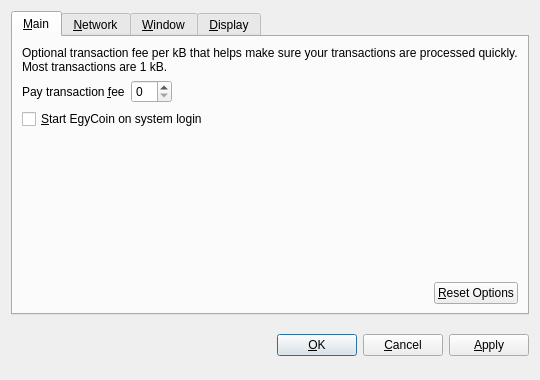
<?xml version="1.0" encoding="UTF-8"?>
<ui version="4.0">
 <class>OptionsDialog</class>
 <widget class="QDialog" name="OptionsDialog">
  <property name="geometry">
   <rect>
    <x>0</x>
    <y>0</y>
    <width>540</width>
    <height>380</height>
   </rect>
  </property>
  <property name="windowTitle">
   <string>Options</string>
  </property>
  <property name="modal">
   <bool>true</bool>
  </property>
  <layout class="QVBoxLayout" name="verticalLayout">
   <item>
    <widget class="QTabWidget" name="tabWidget">
     <property name="tabPosition">
      <enum>QTabWidget::North</enum>
     </property>
     <property name="currentIndex">
      <number>0</number>
     </property>
     <widget class="QWidget" name="tabMain">
      <attribute name="title">
       <string>&amp;Main</string>
      </attribute>
      <layout class="QVBoxLayout" name="verticalLayout_Main">
       <item>
        <widget class="QLabel" name="transactionFeeInfoLabel">
         <property name="text">
          <string>Optional transaction fee per kB that helps make sure your transactions are processed quickly. Most transactions are 1 kB.</string>
         </property>
         <property name="textFormat">
          <enum>Qt::PlainText</enum>
         </property>
         <property name="wordWrap">
          <bool>true</bool>
         </property>
        </widget>
       </item>
       <item>
        <layout class="QHBoxLayout" name="horizontalLayout_1_Main">
         <item>
          <widget class="QLabel" name="transactionFeeLabel">
           <property name="text">
            <string>Pay transaction &amp;fee</string>
           </property>
           <property name="textFormat">
            <enum>Qt::PlainText</enum>
           </property>
           <property name="buddy">
            <cstring>transactionFee</cstring>
           </property>
          </widget>
         </item>
         <item>
          <widget class="BitcoinAmountField" name="transactionFee"/>
         </item>
         <item>
          <spacer name="horizontalSpacer_1_Main">
           <property name="orientation">
            <enum>Qt::Horizontal</enum>
           </property>
           <property name="sizeHint" stdset="0">
            <size>
             <width>40</width>
             <height>20</height>
            </size>
           </property>
          </spacer>
         </item>
        </layout>
       </item>
       <item>
        <widget class="QCheckBox" name="bitcoinAtStartup">
         <property name="toolTip">
          <string>Automatically start EgyCoin after logging in to the system.</string>
         </property>
         <property name="text">
          <string>&amp;Start EgyCoin on system login</string>
         </property>
        </widget>
       </item>
       <item>
        <spacer name="verticalSpacer_Main">
         <property name="orientation">
          <enum>Qt::Vertical</enum>
         </property>
         <property name="sizeHint" stdset="0">
          <size>
           <width>20</width>
           <height>40</height>
          </size>
         </property>
        </spacer>
       </item>
       <item>
        <layout class="QHBoxLayout" name="horizontalLayout_2_Main">
         <item>
          <spacer name="horizontalSpacer_2_Main">
           <property name="orientation">
            <enum>Qt::Horizontal</enum>
           </property>
           <property name="sizeHint" stdset="0">
            <size>
             <width>40</width>
             <height>20</height>
            </size>
           </property>
          </spacer>
         </item>
         <item>
          <widget class="QPushButton" name="resetButton">
           <property name="toolTip">
            <string>Reset all client options to default.</string>
           </property>
           <property name="text">
            <string>&amp;Reset Options</string>
           </property>
           <property name="autoDefault">
            <bool>false</bool>
           </property>
          </widget>
         </item>
        </layout>
       </item>
      </layout>
     </widget>
     <widget class="QWidget" name="tabNetwork">
      <attribute name="title">
       <string>&amp;Network</string>
      </attribute>
      <layout class="QVBoxLayout" name="verticalLayout_Network">
       <item>
        <widget class="QCheckBox" name="mapPortUpnp">
         <property name="toolTip">
          <string>Automatically open the EgyCoin client port on the router. This only works when your router supports UPnP and it is enabled.</string>
         </property>
         <property name="text">
          <string>Map port using &amp;UPnP</string>
         </property>
        </widget>
       </item>
       <item>
        <widget class="QCheckBox" name="connectSocks">
         <property name="toolTip">
          <string>Connect to the EgyCoin network through a SOCKS proxy (e.g. when connecting through Tor).</string>
         </property>
         <property name="text">
          <string>&amp;Connect through SOCKS proxy:</string>
         </property>
        </widget>
       </item>
       <item>
        <layout class="QHBoxLayout" name="horizontalLayout_Network">
         <item>
          <widget class="QLabel" name="proxyIpLabel">
           <property name="text">
            <string>Proxy &amp;IP:</string>
           </property>
           <property name="textFormat">
            <enum>Qt::PlainText</enum>
           </property>
           <property name="buddy">
            <cstring>proxyIp</cstring>
           </property>
          </widget>
         </item>
         <item>
          <widget class="QValidatedLineEdit" name="proxyIp">
           <property name="maximumSize">
            <size>
             <width>140</width>
             <height>16777215</height>
            </size>
           </property>
           <property name="toolTip">
            <string>IP address of the proxy (e.g. 127.0.0.1)</string>
           </property>
          </widget>
         </item>
         <item>
          <widget class="QLabel" name="proxyPortLabel">
           <property name="text">
            <string>&amp;Port:</string>
           </property>
           <property name="textFormat">
            <enum>Qt::PlainText</enum>
           </property>
           <property name="buddy">
            <cstring>proxyPort</cstring>
           </property>
          </widget>
         </item>
         <item>
          <widget class="QLineEdit" name="proxyPort">
           <property name="maximumSize">
            <size>
             <width>55</width>
             <height>16777215</height>
            </size>
           </property>
           <property name="toolTip">
            <string>Port of the proxy (e.g. 9050)</string>
           </property>
          </widget>
         </item>
         <item>
          <widget class="QLabel" name="socksVersionLabel">
           <property name="text">
            <string>SOCKS &amp;Version:</string>
           </property>
           <property name="textFormat">
            <enum>Qt::PlainText</enum>
           </property>
           <property name="buddy">
            <cstring>socksVersion</cstring>
           </property>
          </widget>
         </item>
         <item>
          <widget class="QValueComboBox" name="socksVersion">
           <property name="toolTip">
            <string>SOCKS version of the proxy (e.g. 5)</string>
           </property>
          </widget>
         </item>
         <item>
          <spacer name="horizontalSpacer_Network">
           <property name="orientation">
            <enum>Qt::Horizontal</enum>
           </property>
           <property name="sizeHint" stdset="0">
            <size>
             <width>40</width>
             <height>20</height>
            </size>
           </property>
          </spacer>
         </item>
        </layout>
       </item>
       <item>
        <spacer name="verticalSpacer_Network">
         <property name="orientation">
          <enum>Qt::Vertical</enum>
         </property>
         <property name="sizeHint" stdset="0">
          <size>
           <width>20</width>
           <height>40</height>
          </size>
         </property>
        </spacer>
       </item>
      </layout>
     </widget>
     <widget class="QWidget" name="tabWindow">
      <attribute name="title">
       <string>&amp;Window</string>
      </attribute>
      <layout class="QVBoxLayout" name="verticalLayout_Window">
       <item>
        <widget class="QCheckBox" name="minimizeToTray">
         <property name="toolTip">
          <string>Show only a tray icon after minimizing the window.</string>
         </property>
         <property name="text">
          <string>&amp;Minimize to the tray instead of the taskbar</string>
         </property>
        </widget>
       </item>
       <item>
        <widget class="QCheckBox" name="minimizeOnClose">
         <property name="toolTip">
          <string>Minimize instead of exit the application when the window is closed. When this option is enabled, the application will be closed only after selecting Quit in the menu.</string>
         </property>
         <property name="text">
          <string>M&amp;inimize on close</string>
         </property>
        </widget>
       </item>
       <item>
        <spacer name="verticalSpacer_Window">
         <property name="orientation">
          <enum>Qt::Vertical</enum>
         </property>
         <property name="sizeHint" stdset="0">
          <size>
           <width>20</width>
           <height>40</height>
          </size>
         </property>
        </spacer>
       </item>
      </layout>
     </widget>
     <widget class="QWidget" name="tabDisplay">
      <attribute name="title">
       <string>&amp;Display</string>
      </attribute>
      <layout class="QVBoxLayout" name="verticalLayout_Display">
       <item>
        <layout class="QHBoxLayout" name="horizontalLayout_1_Display">
         <item>
          <widget class="QLabel" name="langLabel">
           <property name="text">
            <string>User Interface &amp;language:</string>
           </property>
           <property name="textFormat">
            <enum>Qt::PlainText</enum>
           </property>
           <property name="buddy">
            <cstring>lang</cstring>
           </property>
          </widget>
         </item>
         <item>
          <widget class="QValueComboBox" name="lang">
           <property name="toolTip">
            <string>The user interface language can be set here. This setting will take effect after restarting EgyCoin.</string>
           </property>
          </widget>
         </item>
        </layout>
       </item>
       <item>
        <layout class="QHBoxLayout" name="horizontalLayout_2_Display">
         <item>
          <widget class="QLabel" name="unitLabel">
           <property name="text">
            <string>&amp;Unit to show amounts in:</string>
           </property>
           <property name="textFormat">
            <enum>Qt::PlainText</enum>
           </property>
           <property name="buddy">
            <cstring>unit</cstring>
           </property>
          </widget>
         </item>
         <item>
          <widget class="QValueComboBox" name="unit">
           <property name="toolTip">
            <string>Choose the default subdivision unit to show in the interface and when sending coins.</string>
           </property>
          </widget>
         </item>
        </layout>
       </item>
       <item>
        <widget class="QCheckBox" name="displayAddresses">
         <property name="toolTip">
          <string>Whether to show EgyCoin addresses in the transaction list or not.</string>
         </property>
         <property name="text">
          <string>&amp;Display addresses in transaction list</string>
         </property>
        </widget>
       </item>
       <item>
        <spacer name="verticalSpacer_Display">
         <property name="orientation">
          <enum>Qt::Vertical</enum>
         </property>
         <property name="sizeHint" stdset="0">
          <size>
           <width>20</width>
           <height>40</height>
          </size>
         </property>
        </spacer>
       </item>
      </layout>
     </widget>
    </widget>
   </item>
   <item>
    <layout class="QHBoxLayout" name="horizontalLayout_Buttons">
     <item>
      <spacer name="horizontalSpacer_1">
       <property name="orientation">
        <enum>Qt::Horizontal</enum>
       </property>
       <property name="sizeHint" stdset="0">
        <size>
         <width>40</width>
         <height>48</height>
        </size>
       </property>
      </spacer>
     </item>
     <item>
      <widget class="QLabel" name="statusLabel">
       <property name="font">
        <font>
         <weight>75</weight>
         <bold>true</bold>
        </font>
       </property>
       <property name="text">
        <string/>
       </property>
       <property name="textFormat">
        <enum>Qt::PlainText</enum>
       </property>
       <property name="wordWrap">
        <bool>true</bool>
       </property>
      </widget>
     </item>
     <item>
      <spacer name="horizontalSpacer_2">
       <property name="orientation">
        <enum>Qt::Horizontal</enum>
       </property>
       <property name="sizeHint" stdset="0">
        <size>
         <width>40</width>
         <height>48</height>
        </size>
       </property>
      </spacer>
     </item>
     <item>
      <widget class="QPushButton" name="okButton">
       <property name="text">
        <string>&amp;OK</string>
       </property>
      </widget>
     </item>
     <item>
      <widget class="QPushButton" name="cancelButton">
       <property name="text">
        <string>&amp;Cancel</string>
       </property>
       <property name="autoDefault">
        <bool>false</bool>
       </property>
      </widget>
     </item>
     <item>
      <widget class="QPushButton" name="applyButton">
       <property name="text">
        <string>&amp;Apply</string>
       </property>
       <property name="autoDefault">
        <bool>false</bool>
       </property>
      </widget>
     </item>
    </layout>
   </item>
  </layout>
 </widget>
 <customwidgets>
  <customwidget>
   <class>BitcoinAmountField</class>
   <extends>QSpinBox</extends>
   <header>bitcoinamountfield.h</header>
  </customwidget>
  <customwidget>
   <class>QValueComboBox</class>
   <extends>QComboBox</extends>
   <header>qvaluecombobox.h</header>
  </customwidget>
  <customwidget>
   <class>QValidatedLineEdit</class>
   <extends>QLineEdit</extends>
   <header>qvalidatedlineedit.h</header>
  </customwidget>
 </customwidgets>
 <resources/>
 <connections/>
</ui>
